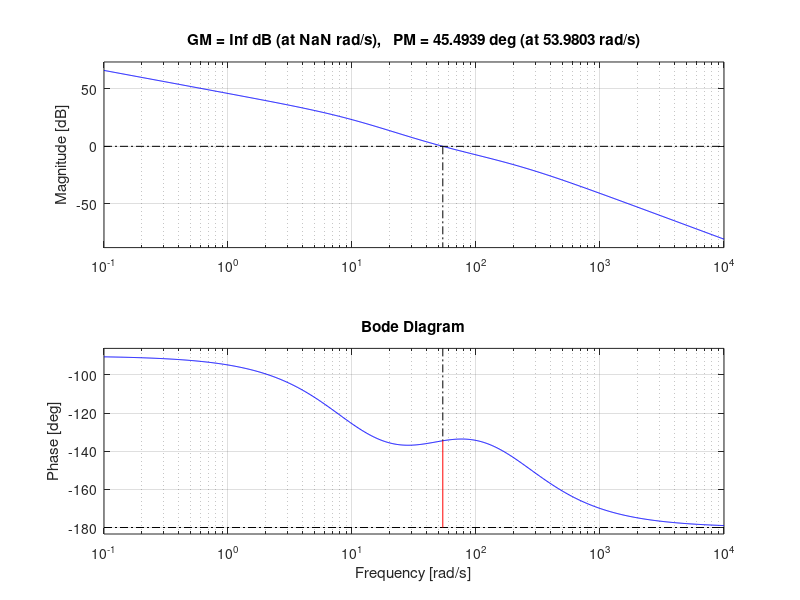
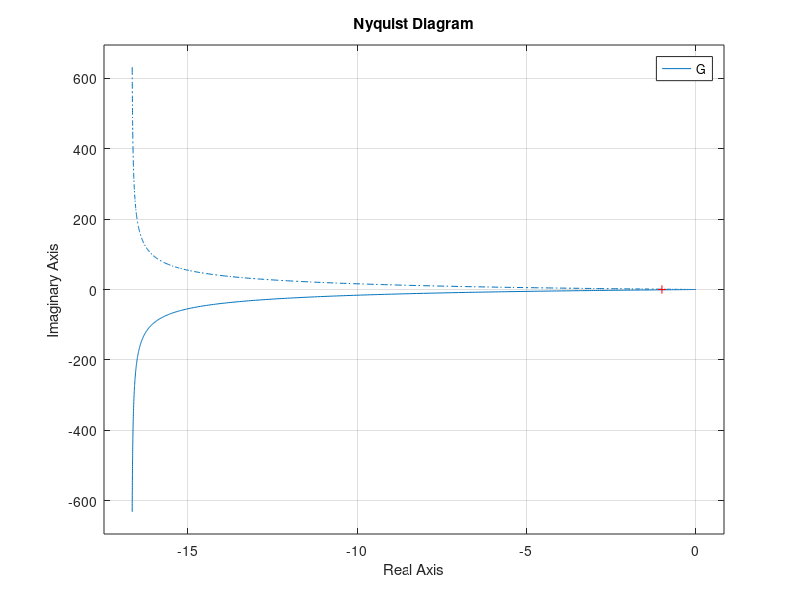

The MATLAB source for these figures, in order:
% 定义 s
s = tf('s');

% ========== 在这里输入你的传递函数 G(s) = ... ==========
% 示例（请删除或注释掉示例，替换为你自己的）：
% G = 20*(0.23*s + 1) / (s * (0.5*s + 1) * (0.05*s + 1));

G = (200 / (s * (s/10 + 1))) * ((1 + 21.4e-3*s) / (1 + 4.66e-3*s));  % ←←← 在等号右边填写你的传递函数，例如：20*(0.23*s + 1)/(s*(0.5*s + 1)*(0.05*s + 1))

% ========== 自动计算并输出结果 ==========
[GM, PM, Wcg, Wcp] = margin(G);
GM_dB = 20*log10(GM);

fprintf('相角裕度 PM = %.2f deg\n', PM);
fprintf('幅值裕度 GM = %.4f (%.2f dB)\n', GM, GM_dB);
fprintf('增益穿越频率 wc = %.4f rad/s\n', Wcp);
fprintf('相位穿越频率 wg = %.4f rad/s\n', Wcg);

figure;
margin(G); grid on; % 绘制Bode图
title('Bode Diagram');

figure;
nyquist(G); grid on; % 绘制Nyquist图
title('Nyquist Diagram');
